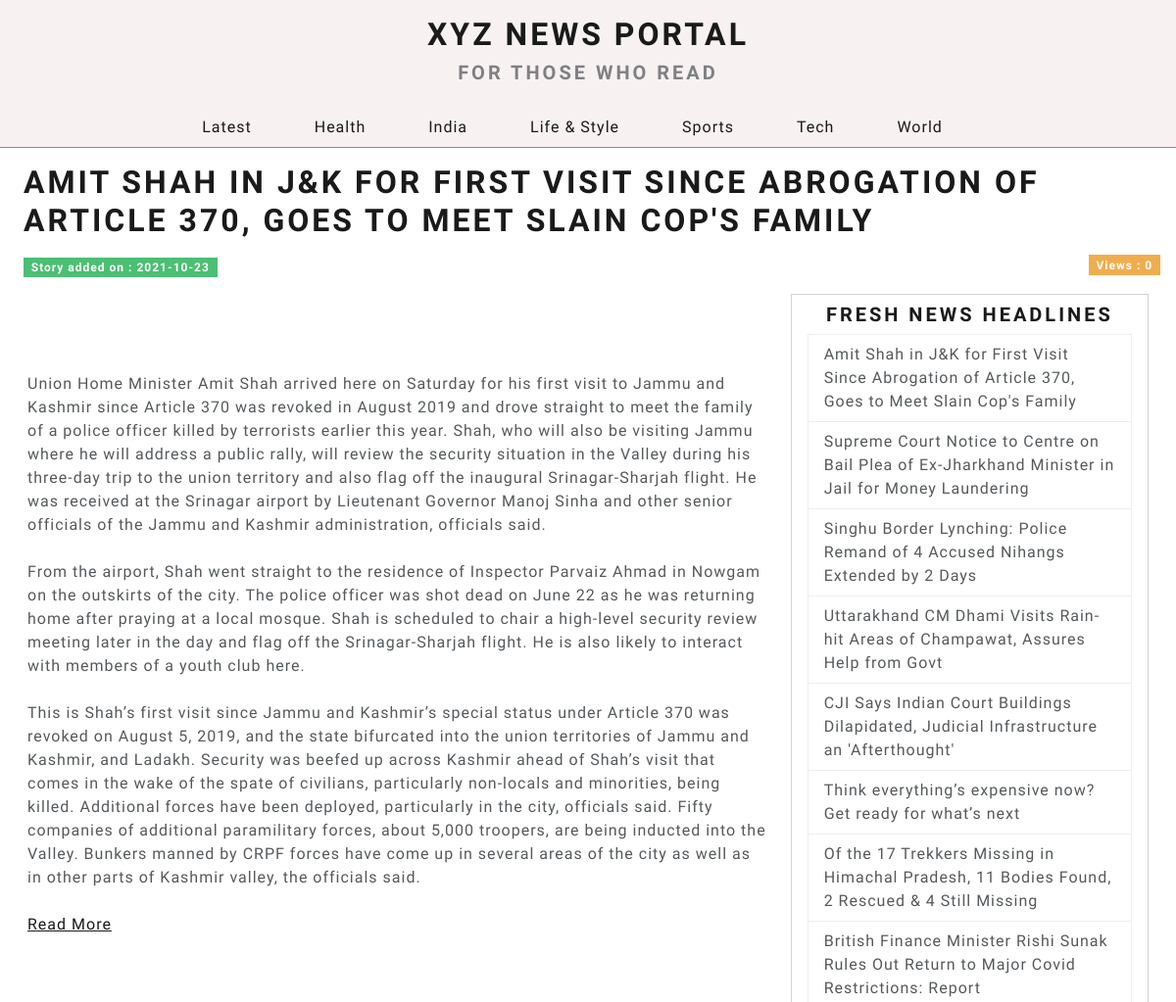
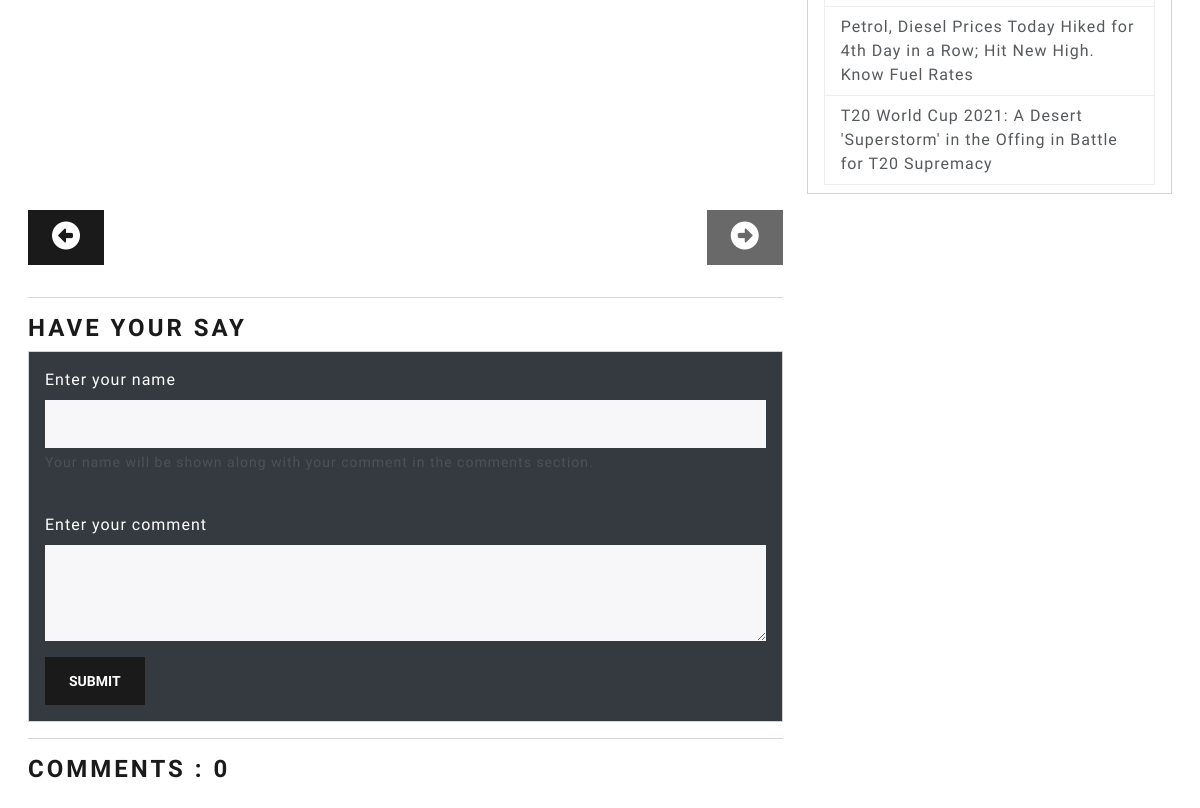
/post.php?id=19, run on the app's committed database (2 pictures, top to bottom).
### tables this page shows
CREATE TABLE `article` (
  `article_id` int(11) NOT NULL,
  `article_title_img` text NOT NULL,
  `article_title` text NOT NULL,
  `article_category` text NOT NULL,
  `article_desc` text NOT NULL,
  `article_visit` int(11) NOT NULL DEFAULT 0,
  `admin_id` int(11) NOT NULL,
  `article_img1` text DEFAULT '',
  `article_img2` text DEFAULT '',
  `article_img3` text DEFAULT '',
  `article_status` int(11) NOT NULL DEFAULT 1,
  `article_date` date NOT NULL DEFAULT current_timestamp()
);

### post.php (the view, shortened to what this page needs)
<?php
    require('./config/db.php');
    $id = mysqli_real_escape_string($conn, $_GET['id']);
    $query = 'select * from article where article_id='.$id;
    $query_titles = "SELECT * FROM article WHERE article_status = 1 ORDER BY article_id DESC LIMIT 10";
    $query_allCategories = "select distinct article_category from article order by article_category";
    $query_comments = "select * from comment where (article_id = '$id' and comment_status = '1') order by comment_id desc";
    $results = mysqli_query($conn,$query);
    $results_titles = mysqli_query($conn,$query_titles);
    $results_allCategories = mysqli_query($conn,$query_allCategories);
    $results_comments = mysqli_query($conn,$query_comments);
    $post = mysqli_fetch_assoc($results);
    $titles = mysqli_fetch_all($results_titles,MYSQLI_ASSOC);
    $allCategories = mysqli_fetch_all($results_allCategories,MYSQLI_ASSOC);
    $comments = mysqli_fetch_all($results_comments,MYSQLI_ASSOC);
    $next = mysqli_fetch_assoc(mysqli_query($conn,"select min(article_id) from article where article_id>$id"));
    $previous = mysqli_fetch_assoc(mysqli_query($conn,"select max(article_id) from article where article_id<$id"));
?>
<!DOCTYPE html>
<html lang="en">
<head>
    <link rel="stylesheet" href="css/main.css">
    <link rel="stylesheet" href="https://bootswatch.com/5/lux/bootstrap.css">
    <link rel="stylesheet" href="./css/post.css">
</head>
<body>
    <div class="header">
        <div class="container-fluid">
            <a href="index.php" id="banner">
                <div id="banner" class="text-center py-3">
                    <h1>XYZ News Portal</h1>
                    <h4 class="text-muted">For those who read</h4>
                </div>
            </a>
            <div class="container-md">
                <ul class="nav nav-pills justify-content-center">
                    <li class="nav-item">
                    <a class="nav-link" href="index.php">Latest</a>
                    </li>
                    <?php foreach($allCategories as $cat): ?>
                        <li class="nav-item">
                        <a class="nav-link" href="categorizedPosts.php?category=<?php echo $cat['article_category']; ?>"><?php echo $cat['article_category']; ?></a>
                        </li>
                    <?php endforeach; ?>
                </ul>
            </div>
        </div>
    </div>
    <div class="main-content container-lg-12 mx-3">
        <h1 class="mx-2 pt-3"> <?php echo $post['article_title']; ?></h1>
        <div class="container-lg-12 main-container mx-0">
            <div class="row my-3">
                <div class="col-sm-6">
                    <span class="mx-2 badge bg-success">Story added on : <?php echo $post['article_date'];?></span>
                </div>
                <div class="col-sm-6">
                    <span style="float:right;" class="mx -2 badge bg-warning">Views : <?php echo $post['article_visit'];?></span>
                </div>
            </div>
            <div class="row mx-0 my-3">
                <div class="col-lg-8 my-2">
                    <div class="text-center mb-5"><img src="admin/assets/upload/article/<?php echo $post['article_title_img']?>" alt="" class="img-fluid"></div>
                    <p><?php echo $post['article_desc'] ; ?></p>
                </div>
                <div class="col-lg-4 mx-auto">
                    <div class=" border border-secondary search-box p-2">
                        <h4 class="text-center">Fresh News headlines</h4>
                        <div class="list-group mx-2">
                        <?php foreach($titles as $title) : ?>
                        <a href="post.php?id=<?php echo $title['article_id']; ?>" class="list-group-item list-group-item-action news-headline-links"><?php echo $title['article_title'];?></a>
                        <?php endforeach; ?>
                        </div>
                    </div>
                </div>
            </div>
            <div class="row mx-0 my-3">
                <div class="col-md-8">
                    <div class="row">
                        <div class="col-sm-6">
                            <?php if($previous['max(article_id)'] != NULL):?>
                                <a href="post.php?id=<?php echo $previous['max(article_id)'];?>"><button type="button" class="btn btn-primary" id="previous-btn"><i class="fas fa-2x fa-arrow-alt-circle-left"></i></button></a>
                            <?php endif;?>
                        </div>
                        <div class="col-sm-6">
                            <?php if($next['min(article_id)'] == NULL):?>
                                <a href="post.php?id=<?php echo $next['min(article_id)'];?>"><button style="float:right;" type="button" class="btn btn-primary disabled" id="previous-btn"><i class="fas fa-2x fa-arrow-alt-circle-right"></i></button></a>
                            <?php endif;?>
                        </div>
                    </div>
                </div>
            </div>
            <div class="row mx-0 my-3">
                <div class="col-md-8">
                    <hr>
                    <h3>Have your say</h3>
                     <div class="card">
                        <div class="card-body text-white bg-dark">
                            <form action="<?php $_SERVER['PHP_SELF'];?>" method="post">
                                <div class="mb-3">
                                    <label for="inputName" class="form-label">Enter your name</label>
                                    <input type="text" class="form-control" name="commenter_name" id="inputName" aria-describedby="emailHelp">
                                    <div id="emailHelp" class="form-text">Your name will be shown along with your comment in the comments section.</div>
                                </div>
                                <div class=" mb-3 form-group">
                                <label for="exampleTextarea" class="form-label mt-4">Enter your comment</label>
                                <textarea class="form-control" name="comment" id="exampleTextarea" rows="3"></textarea>
                                </div>
                                <button type="submit" name="submit" class="btn btn-primary">Submit</button>
                            </form>
                        </div>
                     </div>
                     <hr>
                    <h3>Comments : <?php echo count($comments);?></h3>
                </div>
            </div>
        </div>
    </div>
</body>
</html>

### css/main.css (style rules this page uses)
body { background-color: #eee; }
.header { background-color: rgba(247, 241, 241, 0.986); border-bottom: 1px solid rgba(0, 0, 0, 0.425); }
.search-box { position: -webkit-sticky; position: sticky; top: 10px; }
#banner { text-decoration: none; }

### css/post.css (style rules this page uses)
body { overflow-x: hidden; transition: all ease-in-out 1s; }

### data on the page
article: article_title "AMIT SHAH IN J&K FOR FIRST VISIT SINCE ABROGATION OF ARTICLE 370, GOES TO MEET SLAIN COP'S FAMILY", article_date "2021-10-23", article_visit "0", article_desc "Union Home Minister Amit Shah arrived here on Saturday for his first visit to Jammu and Kashmir since Article 370 was revoked in August 2019 and drove straight to meet the family of a police officer killed by terrorists earlier this year. Shah, who will also be visiting Jammu where he will address a public rally, will review the security situation in the Valley during his three-day trip to the union territory and also flag off the inaugural Srinagar-Sharjah flight. He was received at the Srinagar airport by Lieutenant Governor Manoj Sinha and other senior officials of the Jammu and Kashmir administration, officials said. From the airport, Shah went straight to the residence of Inspector…", article_title "Amit Shah in J&K for First Visit Since Abrogation of Article 370, Goes to Meet Slain Cop's Family"
article: article_title "Supreme Court Notice to Centre on Bail Plea of Ex-Jharkhand Minister in Jail for Money Laundering"
article: article_title "Singhu Border Lynching: Police Remand of 4 Accused Nihangs Extended by 2 Days"
article: article_title "Uttarakhand CM Dhami Visits Rain-hit Areas of Champawat, Assures Help from Govt"
article: article_title "CJI Says Indian Court Buildings Dilapidated, Judicial Infrastructure an 'Afterthought'"
article: article_title "Think everything’s expensive now? Get ready for what’s next"
article: article_title "Of the 17 Trekkers Missing in Himachal Pradesh, 11 Bodies Found, 2 Rescued & 4 Still Missing"
article: article_title "British Finance Minister Rishi Sunak Rules Out Return to Major Covid Restrictions: Report"
article: article_title "Petrol, Diesel Prices Today Hiked for 4th Day in a Row; Hit New High. Know Fuel Rates"
article: article_title "T20 World Cup 2021: A Desert 'Superstorm' in the Offing in Battle for T20 Supremacy"

### other printed values
$cat['article_category'] "Health"
$cat['article_category'] "India"
$cat['article_category'] "Life & Style"
$cat['article_category'] "Sports"
$cat['article_category'] "Tech"
$cat['article_category'] "World"
count($comments) "0"
